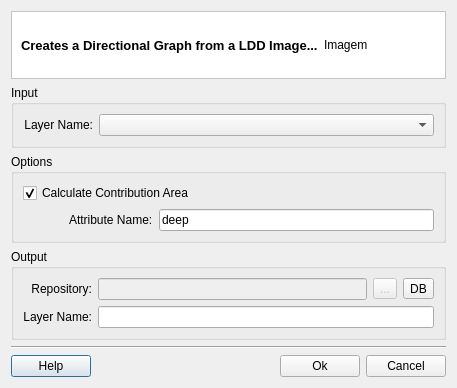
<?xml version="1.0" encoding="UTF-8"?>
<ui version="4.0">
 <class>LDDGraphExtractorDialogForm</class>
 <widget class="QDialog" name="LDDGraphExtractorDialogForm">
  <property name="geometry">
   <rect>
    <x>0</x>
    <y>0</y>
    <width>467</width>
    <height>364</height>
   </rect>
  </property>
  <property name="windowTitle">
   <string>LDD Graph Extractor</string>
  </property>
  <layout class="QGridLayout" name="gridLayout_11">
   <property name="sizeConstraint">
    <enum>QLayout::SetFixedSize</enum>
   </property>
   <item row="0" column="0">
    <layout class="QGridLayout" name="gridLayout_9">
     <item row="0" column="0">
      <widget class="QFrame" name="frame">
       <property name="styleSheet">
        <string notr="true">QWidget { background: white }</string>
       </property>
       <property name="frameShape">
        <enum>QFrame::StyledPanel</enum>
       </property>
       <property name="frameShadow">
        <enum>QFrame::Sunken</enum>
       </property>
       <layout class="QGridLayout" name="gridLayout_2">
        <item row="0" column="0">
         <widget class="QLabel" name="m_titleLabel">
          <property name="font">
           <font>
            <pointsize>10</pointsize>
            <weight>75</weight>
            <bold>true</bold>
           </font>
          </property>
          <property name="text">
           <string>Creates a Directional Graph from a LDD Image...</string>
          </property>
         </widget>
        </item>
        <item row="0" column="1">
         <widget class="QLabel" name="m_imgLabel">
          <property name="minimumSize">
           <size>
            <width>112</width>
            <height>48</height>
           </size>
          </property>
          <property name="maximumSize">
           <size>
            <width>48</width>
            <height>48</height>
           </size>
          </property>
          <property name="text">
           <string>Imagem</string>
          </property>
         </widget>
        </item>
       </layout>
      </widget>
     </item>
     <item row="1" column="0">
      <widget class="QGroupBox" name="groupBox">
       <property name="title">
        <string>Input</string>
       </property>
       <property name="flat">
        <bool>true</bool>
       </property>
       <layout class="QGridLayout" name="gridLayout_4">
        <item row="0" column="0">
         <layout class="QGridLayout" name="gridLayout_3">
          <item row="0" column="0">
           <widget class="QLabel" name="label">
            <property name="minimumSize">
             <size>
              <width>70</width>
              <height>0</height>
             </size>
            </property>
            <property name="text">
             <string>Layer Name:</string>
            </property>
            <property name="alignment">
             <set>Qt::AlignRight|Qt::AlignTrailing|Qt::AlignVCenter</set>
            </property>
           </widget>
          </item>
          <item row="0" column="1">
           <widget class="QComboBox" name="m_inputLayerComboBox">
            <property name="sizePolicy">
             <sizepolicy hsizetype="MinimumExpanding" vsizetype="Fixed">
              <horstretch>0</horstretch>
              <verstretch>0</verstretch>
             </sizepolicy>
            </property>
           </widget>
          </item>
         </layout>
        </item>
       </layout>
      </widget>
     </item>
     <item row="2" column="0">
      <widget class="QGroupBox" name="groupBox_3">
       <property name="title">
        <string>Options</string>
       </property>
       <property name="flat">
        <bool>true</bool>
       </property>
       <layout class="QGridLayout" name="gridLayout_10">
        <item row="0" column="0">
         <layout class="QGridLayout" name="gridLayout_6">
          <item row="0" column="0" colspan="2">
           <widget class="QCheckBox" name="m_contribAreaCheckBox">
            <property name="text">
             <string>Calculate Contribution Area</string>
            </property>
            <property name="checked">
             <bool>true</bool>
            </property>
           </widget>
          </item>
          <item row="1" column="0">
           <spacer name="horizontalSpacer_2">
            <property name="orientation">
             <enum>Qt::Horizontal</enum>
            </property>
            <property name="sizeType">
             <enum>QSizePolicy::Fixed</enum>
            </property>
            <property name="sizeHint" stdset="0">
             <size>
              <width>40</width>
              <height>20</height>
             </size>
            </property>
           </spacer>
          </item>
          <item row="1" column="1">
           <layout class="QGridLayout" name="gridLayout_5">
            <item row="0" column="0">
             <widget class="QLabel" name="label_2">
              <property name="text">
               <string>Attribute Name:</string>
              </property>
             </widget>
            </item>
            <item row="0" column="1">
             <widget class="QLineEdit" name="m_contribAreaAttrNameLineEdit">
              <property name="text">
               <string>deep</string>
              </property>
             </widget>
            </item>
           </layout>
          </item>
         </layout>
        </item>
       </layout>
      </widget>
     </item>
     <item row="3" column="0">
      <widget class="QGroupBox" name="groupBox_2">
       <property name="sizePolicy">
        <sizepolicy hsizetype="Preferred" vsizetype="Preferred">
         <horstretch>0</horstretch>
         <verstretch>0</verstretch>
        </sizepolicy>
       </property>
       <property name="title">
        <string>Output</string>
       </property>
       <property name="flat">
        <bool>true</bool>
       </property>
       <layout class="QGridLayout" name="gridLayout_22">
        <item row="0" column="0">
         <layout class="QGridLayout" name="gridLayout_21">
          <item row="0" column="0">
           <layout class="QGridLayout" name="gridLayout_7">
            <item row="0" column="0">
             <widget class="QLabel" name="label_6">
              <property name="text">
               <string>Repository:</string>
              </property>
              <property name="alignment">
               <set>Qt::AlignRight|Qt::AlignTrailing|Qt::AlignVCenter</set>
              </property>
             </widget>
            </item>
            <item row="1" column="0">
             <widget class="QLabel" name="label_3">
              <property name="text">
               <string>Layer Name:</string>
              </property>
              <property name="alignment">
               <set>Qt::AlignRight|Qt::AlignTrailing|Qt::AlignVCenter</set>
              </property>
             </widget>
            </item>
           </layout>
          </item>
          <item row="0" column="1">
           <layout class="QGridLayout" name="gridLayout_20">
            <item row="0" column="0">
             <layout class="QGridLayout" name="gridLayout_8">
              <item row="0" column="0">
               <widget class="QLineEdit" name="m_repositoryLineEdit">
                <property name="enabled">
                 <bool>false</bool>
                </property>
               </widget>
              </item>
              <item row="0" column="1">
               <widget class="QToolButton" name="m_targetFileToolButton">
                <property name="enabled">
                 <bool>false</bool>
                </property>
                <property name="minimumSize">
                 <size>
                  <width>0</width>
                  <height>0</height>
                 </size>
                </property>
                <property name="text">
                 <string>...</string>
                </property>
               </widget>
              </item>
              <item row="0" column="2">
               <widget class="QToolButton" name="m_targetDatasourceToolButton">
                <property name="enabled">
                 <bool>true</bool>
                </property>
                <property name="minimumSize">
                 <size>
                  <width>0</width>
                  <height>0</height>
                 </size>
                </property>
                <property name="text">
                 <string>DB</string>
                </property>
               </widget>
              </item>
             </layout>
            </item>
            <item row="1" column="0">
             <widget class="QLineEdit" name="m_newLayerNameLineEdit">
              <property name="readOnly">
               <bool>false</bool>
              </property>
             </widget>
            </item>
           </layout>
          </item>
         </layout>
        </item>
       </layout>
      </widget>
     </item>
     <item row="4" column="0">
      <layout class="QGridLayout" name="gridLayout">
       <item row="0" column="0" colspan="4">
        <widget class="Line" name="line">
         <property name="orientation">
          <enum>Qt::Horizontal</enum>
         </property>
        </widget>
       </item>
       <item row="1" column="0">
        <widget class="te::qt::widgets::HelpPushButton" name="m_helpPushButton">
         <property name="text">
          <string>Help</string>
         </property>
        </widget>
       </item>
       <item row="1" column="1">
        <spacer name="horizontalSpacer">
         <property name="orientation">
          <enum>Qt::Horizontal</enum>
         </property>
         <property name="sizeHint" stdset="0">
          <size>
           <width>40</width>
           <height>20</height>
          </size>
         </property>
        </spacer>
       </item>
       <item row="1" column="2">
        <widget class="QPushButton" name="m_okPushButton">
         <property name="text">
          <string>Ok</string>
         </property>
        </widget>
       </item>
       <item row="1" column="3">
        <widget class="QPushButton" name="m_cancelPushButton">
         <property name="text">
          <string>Cancel</string>
         </property>
        </widget>
       </item>
      </layout>
     </item>
    </layout>
   </item>
  </layout>
 </widget>
 <customwidgets>
  <customwidget>
   <class>te::qt::widgets::HelpPushButton</class>
   <extends>QPushButton</extends>
   <header>terralib/qt/widgets/help/HelpPushButton.h</header>
  </customwidget>
 </customwidgets>
 <tabstops>
  <tabstop>m_inputLayerComboBox</tabstop>
  <tabstop>m_contribAreaCheckBox</tabstop>
  <tabstop>m_contribAreaAttrNameLineEdit</tabstop>
  <tabstop>m_repositoryLineEdit</tabstop>
  <tabstop>m_targetFileToolButton</tabstop>
  <tabstop>m_targetDatasourceToolButton</tabstop>
  <tabstop>m_newLayerNameLineEdit</tabstop>
  <tabstop>m_okPushButton</tabstop>
  <tabstop>m_cancelPushButton</tabstop>
  <tabstop>m_helpPushButton</tabstop>
 </tabstops>
 <resources/>
 <connections>
  <connection>
   <sender>m_cancelPushButton</sender>
   <signal>released()</signal>
   <receiver>LDDGraphExtractorDialogForm</receiver>
   <slot>reject()</slot>
   <hints>
    <hint type="sourcelabel">
     <x>455</x>
     <y>352</y>
    </hint>
    <hint type="destinationlabel">
     <x>466</x>
     <y>363</y>
    </hint>
   </hints>
  </connection>
  <connection>
   <sender>m_contribAreaCheckBox</sender>
   <signal>toggled(bool)</signal>
   <receiver>label_2</receiver>
   <slot>setEnabled(bool)</slot>
   <hints>
    <hint type="sourcelabel">
     <x>92</x>
     <y>174</y>
    </hint>
    <hint type="destinationlabel">
     <x>98</x>
     <y>203</y>
    </hint>
   </hints>
  </connection>
  <connection>
   <sender>m_contribAreaCheckBox</sender>
   <signal>toggled(bool)</signal>
   <receiver>m_contribAreaAttrNameLineEdit</receiver>
   <slot>setEnabled(bool)</slot>
   <hints>
    <hint type="sourcelabel">
     <x>194</x>
     <y>179</y>
    </hint>
    <hint type="destinationlabel">
     <x>198</x>
     <y>197</y>
    </hint>
   </hints>
  </connection>
 </connections>
</ui>
